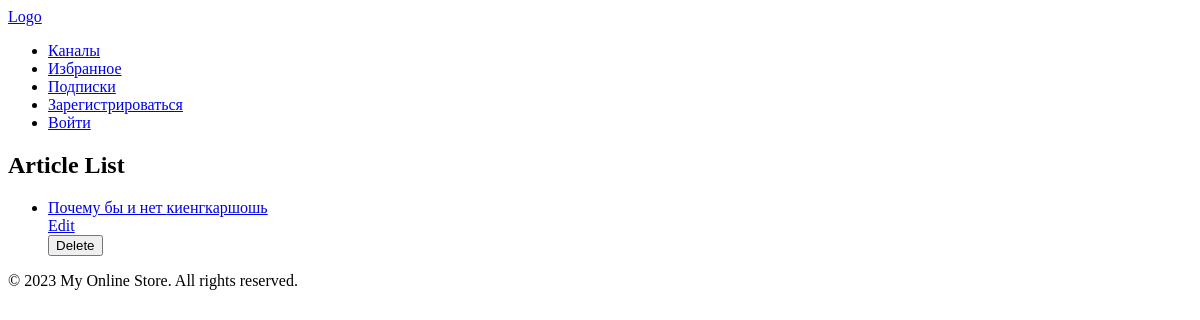
Before: /articles/articles/2/ with the older database file.
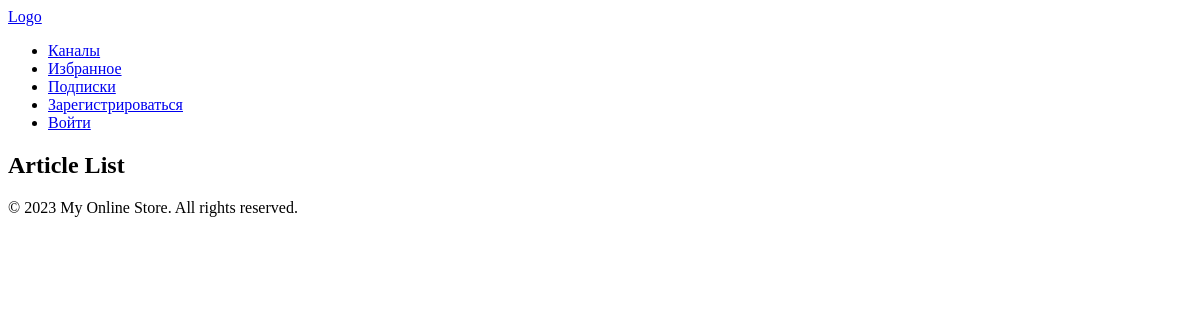
After: the same page with the newer database file.
### articles/models.py (models this page shows, shortened)
class Article(models.Model):
    channel = models.ForeignKey(Channel, on_delete=models.CASCADE)
    article_title = models.CharField(max_length=100)
    article_description = models.TextField()
    article_created_date = models.DateField(auto_now_add=True)
    creators = models.ManyToManyField(User, related_name='created_articles')

### articles/views.py (the view)
# urls.py: path('articles/<int:id_channel>/', article_list, name='article_list'),
def article_list(request, id_channel):
    articles = Article.objects.filter(channel_id=id_channel)
    return render(request, 'articles/article_list.html', {'articles': articles})

### articles/templates/articles/article_list.html (shortened to what this page needs)
{% extends 'base.html' %}
{% load static %}
{% load custom_filters %}
{% block content %}
  <div class="articles">
    <h2>Article List</h2>
    <ul>
      {% for article in articles %}
        <li>
          <a href="{% url 'article_detail' article_id=article.id %}" class="articles">
            <div>
              {{ article.article_title }}
              {{ article.article_description }}
            </div>
          </a>
          <a href="{% url 'edit_article' article.id %}">Edit</a>
          <form action="{% url 'delete_article' article.id %}" method="post">
            <button type="submit">Delete</button>
          </form>
        </li>
      {% endfor %}
    </ul>
  </div>
{% endblock %}

Changed rows visible on the page:
removed Article: article_title "Почему бы и нет", article_description "киенгкаршошь"
